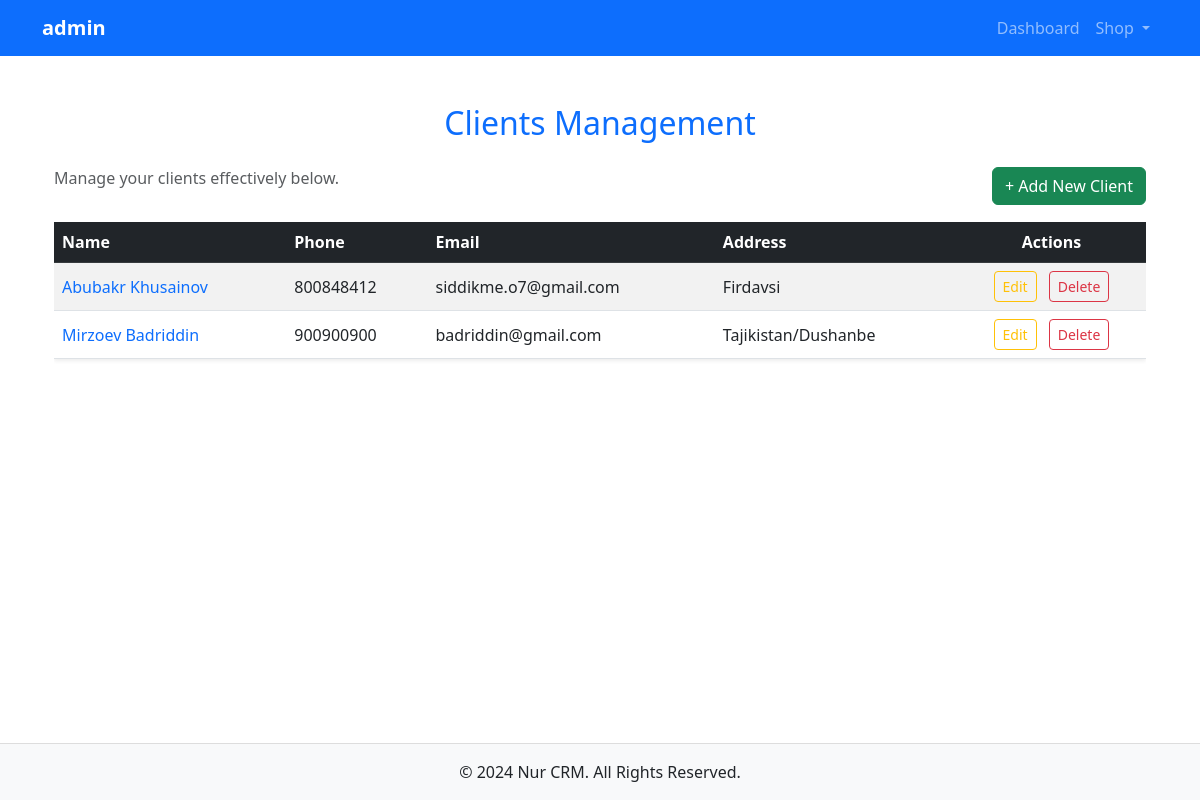
Screenshot of /nur/clients/ (signed in) with the database file from the repository.
### Nur/models.py (models this page shows, shortened)
class CustomUser(AbstractUser):
    phone_number = models.CharField(
        max_length=20,
        validators=[
            RegexValidator(
                r'^\+?1?\d{9,15}$',
                message="Enter a valid phone number (e.g., +123456789)."
            )
        ]
    )
    address = models.TextField(null=True,blank=True)
    created_at = models.DateTimeField(auto_now_add=True)
    last_password_reset = models.DateTimeField(null=True, blank=True)

class Client(models.Model):
    user = models.ForeignKey("Nur.CustomUser", on_delete=models.CASCADE, related_name="clients")
    name = models.CharField(max_length=50)
    last_name = models.CharField(max_length=50)
    phone_number = models.CharField(max_length=20, null=True, blank=True)
    email = models.EmailField(null=True, blank=True)
    address = models.TextField(null=True, blank=True)
    created_at = models.DateTimeField(auto_now_add=True)
    updated_at = models.DateTimeField(auto_now=True)
    is_active = models.BooleanField(default=True)
    balance = models.DecimalField(max_digits=15, decimal_places=2,default=0)

### Nur/views.py (the view)
# urls.py: path('clients/', ClientListView.as_view(), name='client-list'),
class ClientListView(generic.ListView):
    model = Client
    template_name = "clients/clients.html"
    context_object_name = "clients"
    def get_queryset(self):
        return Client.objects.filter(user=self.request.user)

### templates/clients/clients.html (shortened to what this page needs)
{% extends "main/base.html" %}
{% block content %}
<div class="container">
    <h2 class="my-4 text-center text-primary">Clients Management</h2>
    <div class="d-flex justify-content-between align-items-center mb-3">
        <p class="text-muted">Manage your clients effectively below.</p>
        <a href="{% url 'client-create' %}" class="btn btn-success">+ Add New Client</a>
    </div>
    <div class="table-responsive">
        <table class="table table-striped table-hover align-middle shadow-sm">
            <thead class="table-dark">
                <tr>
                    <th scope="col">Name</th>
                    <th scope="col">Phone</th>
                    <th scope="col">Email</th>
                    <th scope="col">Address</th>
                    <th scope="col" class="text-center">Actions</th>
                </tr>
            </thead>
            <tbody>
                {% for client in clients %}
                <tr>
                    <td>
                        <a href="{% url 'client-detail' client.id %}" class="text-decoration-none text-primary">
                            {{ client.name }}
                        </a>
                    </td>
                    <td>{{ client.phone_number }}</td>
                    <td>{{ client.email }}</td>
                    <td>{{ client.address }}</td>
                    <td class="text-center">
                        <a href="{% url 'client-update' client.id %}" class="btn btn-sm btn-outline-warning me-2">Edit</a>
                        <a href="{% url 'client-delete' client.id %}" class="btn btn-sm btn-outline-danger">Delete</a>
                    </td>
                </tr>
                {% empty %}
                <tr>
                    <td colspan="5" class="text-center text-muted">No clients found. Add a new one!</td>
                </tr>
                {% endfor %}
            </tbody>
        </table>
    </div>
</div>
{% endblock %}

### templates/main/base.html (shortened to what this page needs)
<!DOCTYPE html>
{% load static %}
<html lang="en">
<head>
    <link href="https://cdn.jsdelivr.net/npm/bootstrap@5.3.0/dist/css/bootstrap.min.css" rel="stylesheet">
</head>
<body>
    <header class="navbar navbar-expand-lg navbar-dark bg-primary">
        <div class="container">
            {% if user.is_authenticated %}
                <a class="navbar-brand fw-bold d-flex align-items-center" href="#" id="navbarDropdown" role="button" data-bs-toggle="dropdown" aria-expanded="false">
                    <span>{{ user.username }}</span>
                </a>
            {% else %}
                <a class="navbar-brand fw-bold" href="{% url 'home' %}">Nur CRM</a>
            {% endif %}
            <div class="collapse navbar-collapse" id="navbarNav">
                <ul class="navbar-nav ms-auto">
                    {% if user.is_authenticated %}
                        <li class="nav-item">
                            <a class="nav-link" href="{% url 'dashboard' %}">Dashboard</a>
                        </li>
                        <li class="nav-item dropdown">
                            <a class="nav-link dropdown-toggle" href="#" id="shopDropdown" role="button" data-bs-toggle="dropdown" aria-expanded="false">
                                Shop
                            </a>
                        </li>
                    {% else %}
                        <li class="nav-item">
                            <a class="nav-link" href="/login/">Login</a>
                        </li>
                    {% endif %}
                </ul>
            </div>
        </div>
    </header>
    <main class="container my-4">
        {% block content %}{% endblock %}
    </main>
    <footer class="bg-light text-center py-3">
        <div class="container">
            <p class="mb-0">&copy; 2024 Nur CRM. All Rights Reserved.</p>
        </div>
    </footer>
</body>
</html>

### templates/main/base.html (style rules this page uses)
.navbar { position: fixed; top: 0; left: 0; width: 100%; z-index: 9999; padding: 0.5rem 1rem; }
body { padding-top: 56px; min-height: 100vh; display: flex; flex-direction: column; }
main { flex: 1; }
footer { border-top: 1px solid #ddd; }

### rows the page displays
CustomUser: username "admin"
Client: name "Abubakr Khusainov", phone_number "800848412", email "siddikme.o7@gmail.com", address "Firdavsi"
Client: name "Mirzoev Badriddin", phone_number "900900900", email "badriddin@gmail.com", address "Tajikistan/Dushanbe"
